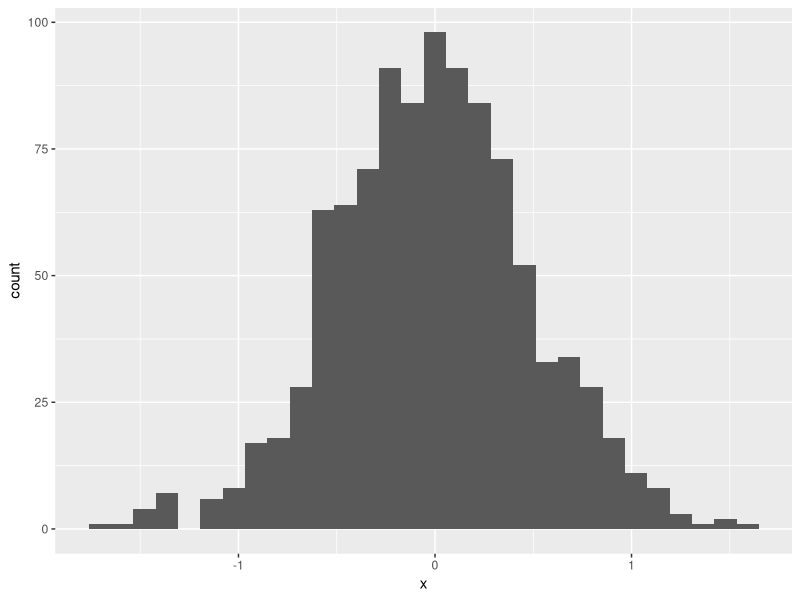
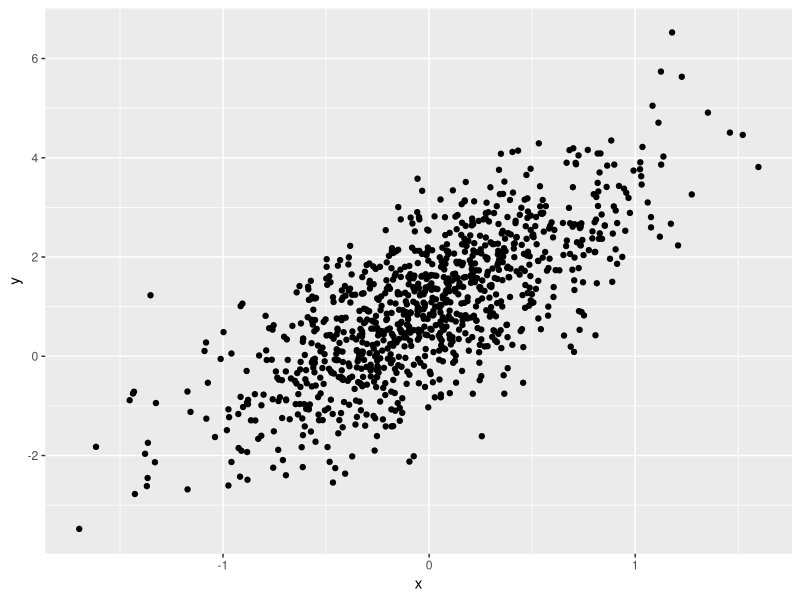
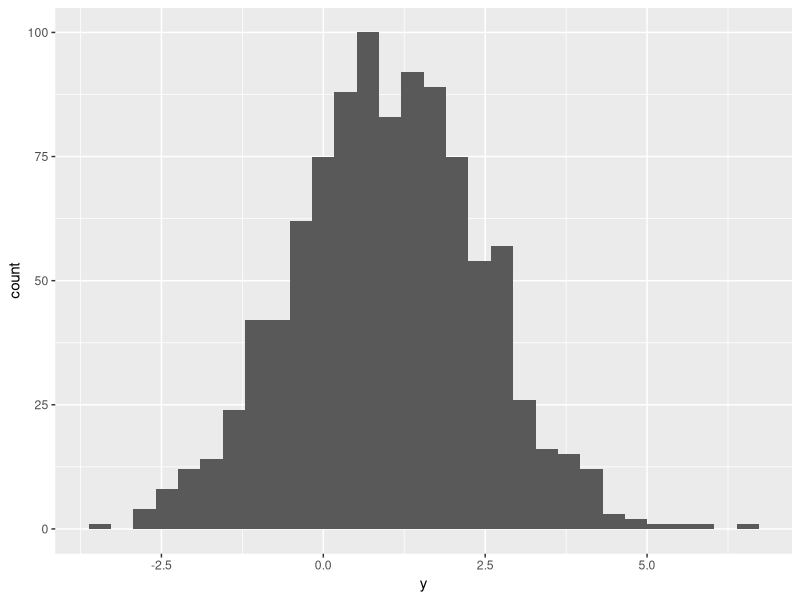

Write the R code that produced these figures, in order.
## ---- chunk 1
library(tidyverse)
## ---- chunk 2
set.seed(1234)

plot_df = tibble(
  x = rnorm(1000, sd = .5),
  y = 1 + 2 * x + rnorm(1000)
)
## ---- chunk 3
ggplot(plot_df, aes(x = x)) + geom_histogram()
## ---- chunk 4
ggplot(plot_df, aes(x = x, y = y)) + geom_point()
## ---- chunk 5
ggplot(plot_df, aes(x = y)) + geom_histogram()
